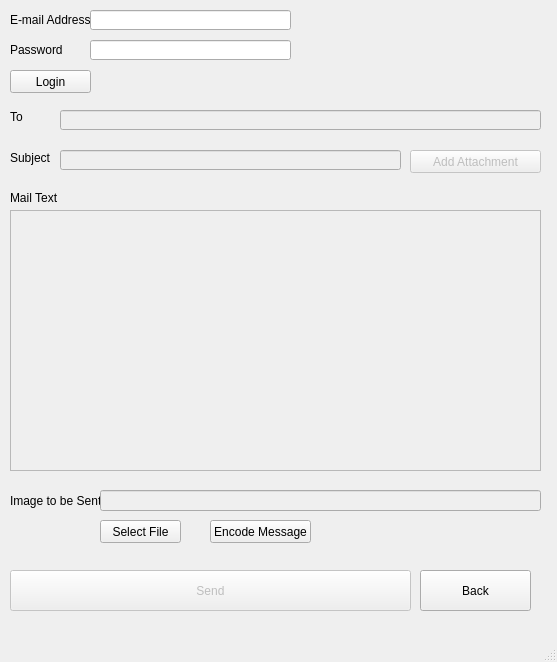
<?xml version="1.0" encoding="UTF-8"?>
<ui version="4.0">
 <class>MainWindow</class>
 <widget class="QMainWindow" name="MainWindow">
  <property name="geometry">
   <rect>
    <x>0</x>
    <y>0</y>
    <width>557</width>
    <height>662</height>
   </rect>
  </property>
  <property name="windowTitle">
   <string>MainWindow</string>
  </property>
  <widget class="QWidget" name="centralwidget">
   <widget class="QLabel" name="label">
    <property name="geometry">
     <rect>
      <x>10</x>
      <y>10</y>
      <width>91</width>
      <height>20</height>
     </rect>
    </property>
    <property name="text">
     <string>E-mail Address</string>
    </property>
   </widget>
   <widget class="QLineEdit" name="lineEdit">
    <property name="geometry">
     <rect>
      <x>90</x>
      <y>10</y>
      <width>201</width>
      <height>20</height>
     </rect>
    </property>
   </widget>
   <widget class="QLabel" name="label_2">
    <property name="geometry">
     <rect>
      <x>10</x>
      <y>40</y>
      <width>91</width>
      <height>20</height>
     </rect>
    </property>
    <property name="text">
     <string>Password</string>
    </property>
   </widget>
   <widget class="QLineEdit" name="lineEdit_2">
    <property name="geometry">
     <rect>
      <x>90</x>
      <y>40</y>
      <width>201</width>
      <height>20</height>
     </rect>
    </property>
    <property name="echoMode">
     <enum>QLineEdit::Password</enum>
    </property>
   </widget>
   <widget class="QPushButton" name="pushButton">
    <property name="geometry">
     <rect>
      <x>10</x>
      <y>70</y>
      <width>81</width>
      <height>23</height>
     </rect>
    </property>
    <property name="text">
     <string>Login</string>
    </property>
   </widget>
   <widget class="QLabel" name="label_5">
    <property name="geometry">
     <rect>
      <x>10</x>
      <y>110</y>
      <width>47</width>
      <height>13</height>
     </rect>
    </property>
    <property name="text">
     <string>To</string>
    </property>
   </widget>
   <widget class="QLineEdit" name="lineEdit_5">
    <property name="enabled">
     <bool>false</bool>
    </property>
    <property name="geometry">
     <rect>
      <x>60</x>
      <y>110</y>
      <width>481</width>
      <height>20</height>
     </rect>
    </property>
   </widget>
   <widget class="QLabel" name="label_6">
    <property name="geometry">
     <rect>
      <x>10</x>
      <y>150</y>
      <width>51</width>
      <height>16</height>
     </rect>
    </property>
    <property name="text">
     <string>Subject</string>
    </property>
   </widget>
   <widget class="QLineEdit" name="lineEdit_6">
    <property name="enabled">
     <bool>false</bool>
    </property>
    <property name="geometry">
     <rect>
      <x>60</x>
      <y>150</y>
      <width>341</width>
      <height>20</height>
     </rect>
    </property>
   </widget>
   <widget class="QPushButton" name="pushButton_2">
    <property name="enabled">
     <bool>false</bool>
    </property>
    <property name="geometry">
     <rect>
      <x>410</x>
      <y>150</y>
      <width>131</width>
      <height>23</height>
     </rect>
    </property>
    <property name="text">
     <string>Add Attachment</string>
    </property>
   </widget>
   <widget class="QLabel" name="label_7">
    <property name="geometry">
     <rect>
      <x>10</x>
      <y>190</y>
      <width>51</width>
      <height>16</height>
     </rect>
    </property>
    <property name="text">
     <string>Mail Text</string>
    </property>
   </widget>
   <widget class="QTextEdit" name="textEdit">
    <property name="enabled">
     <bool>false</bool>
    </property>
    <property name="geometry">
     <rect>
      <x>10</x>
      <y>210</y>
      <width>531</width>
      <height>261</height>
     </rect>
    </property>
   </widget>
   <widget class="QPushButton" name="pushButton_3">
    <property name="enabled">
     <bool>false</bool>
    </property>
    <property name="geometry">
     <rect>
      <x>10</x>
      <y>570</y>
      <width>401</width>
      <height>41</height>
     </rect>
    </property>
    <property name="text">
     <string>Send</string>
    </property>
   </widget>
   <widget class="QLabel" name="label_9">
    <property name="geometry">
     <rect>
      <x>10</x>
      <y>490</y>
      <width>121</width>
      <height>21</height>
     </rect>
    </property>
    <property name="text">
     <string>Image to be Sent</string>
    </property>
   </widget>
   <widget class="QLineEdit" name="lineEdit_7">
    <property name="enabled">
     <bool>false</bool>
    </property>
    <property name="geometry">
     <rect>
      <x>100</x>
      <y>490</y>
      <width>441</width>
      <height>21</height>
     </rect>
    </property>
   </widget>
   <widget class="QPushButton" name="pushButton_4">
    <property name="geometry">
     <rect>
      <x>100</x>
      <y>520</y>
      <width>81</width>
      <height>23</height>
     </rect>
    </property>
    <property name="text">
     <string>Select File</string>
    </property>
   </widget>
   <widget class="QPushButton" name="pushButton_5">
    <property name="geometry">
     <rect>
      <x>210</x>
      <y>520</y>
      <width>101</width>
      <height>23</height>
     </rect>
    </property>
    <property name="text">
     <string>Encode Message</string>
    </property>
   </widget>
   <widget class="QPushButton" name="pushButton_6">
    <property name="geometry">
     <rect>
      <x>420</x>
      <y>570</y>
      <width>111</width>
      <height>41</height>
     </rect>
    </property>
    <property name="text">
     <string>Back</string>
    </property>
   </widget>
  </widget>
  <widget class="QStatusBar" name="statusbar"/>
 </widget>
 <resources/>
 <connections/>
</ui>
